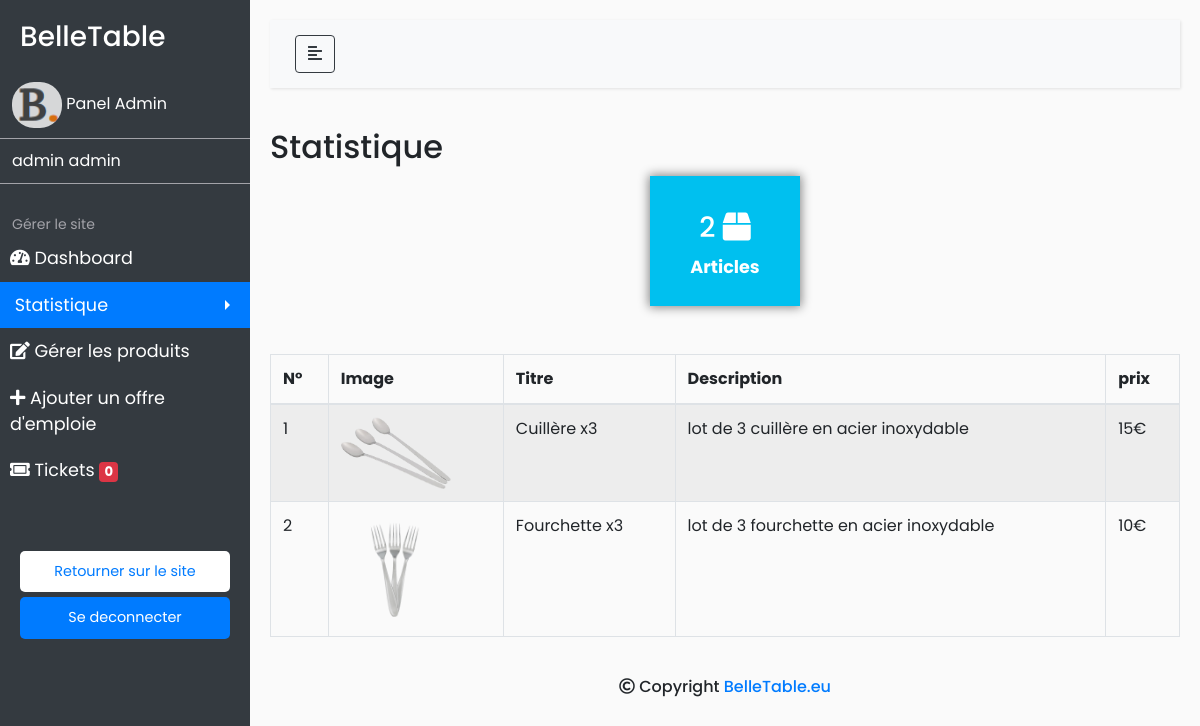
Page /admin/afficher-panier.php?id=3 (signed in) on the committed database.
### tables this page shows
CREATE TABLE IF NOT EXISTS `panier` (
  `id_panier` int(11) NOT NULL AUTO_INCREMENT,
  `idproduit` int(50) NOT NULL,
  `iduser` text NOT NULL,
  `quantite` int(11) NOT NULL,
  PRIMARY KEY (`id_panier`)
);

CREATE TABLE IF NOT EXISTS `produit` (
  `idproduit` int(50) NOT NULL AUTO_INCREMENT,
  `titre` text NOT NULL,
  `old_prix` int(11) DEFAULT NULL,
  `prix` float NOT NULL,
  `description` text,
  `image` text,
  UNIQUE KEY `idannonce` (`idproduit`)
);

### admin/afficher-panier.php (the view, shortened to what this page needs)
<?php if (isset($_GET['id']) && !empty($_GET['id']) && is_numeric($_GET['id'])):  ?>
  <!DOCTYPE html>
  <html>
  <head>
      <?php require_once("include/en-tete.php"); ?>
      <?php
        @$id = mysqli_escape_string($bdd, htmlspecialchars($_GET['id']));
        $req = mysqli_query($bdd, "SELECT id_panier, image, titre, description, prix FROM `panier`, produit, login WHERE panier.idproduit = produit.idproduit AND iduser = login.id AND iduser = '$id'");
      ?>
  </head>
  <body>
    <?php include("include/menu.php"); ?>
    <div id="content">
      <nav class="navbar navbar-expand-lg navbar-light bg-light">
        <div class="container-fluid">
          <button type="button" id="sidebarCollapse" class="btn btn-outline-dark">
            <i class="fas fa-align-left"></i>
          </button>
        </div>
      </nav>
      <section>
        <h2>Statistique</h2>
        <div align="center">
          <div class="info-box box1" style="width: 150px; height: 130px; ">
            <div class="text-box" style="padding-top: 35px;">
              <h3>
                <?php
                  echo mysqli_num_rows($req);
                ?>
                <i class="fas fa-box"></i>
              </h3>
              <p>Articles</p>
            </div>
          </div>
        </div>
        <br>
      </section>
      <main>
        <div class="table-responsive" >
          <table class="table table-hover table-striped table-bordered table-sm-responsive">
            <thead>
              <tr>
                <th>N°</th>
                <th>Image</th>
                <th>Titre</th>
                <th>Description</th>
                <th>prix</th>
              </tr>
            </thead>
            <tbody>
              <br>
              <?php $i = 0 ; ?>
              <?php while ($produit = mysqli_fetch_assoc($req)): ?>
                <tr> <?php $i++; ?>
                  <td><?php echo $i; ?></td>
                  <td><img width="110" src="../produits/<?php echo $produit['image']; ?>"></td>
                  <td><?php echo $produit['titre']; ?></td>
                  <td><?php echo $produit['description']; ?></td>
                  <td><?php echo $produit['prix']; ?>€</td>
                </tr>
              <?php endwhile; ?>
            </tbody>
          </table>
        </div>
      </main>
      <br>
      <?php include("include/footer.php"); ?>
    </div>
  </body>
  </html>
<?php else: ?>
  <?php header('location: liste-panier.php'); ?>
<?php endif; ?>

### admin/css/style.css (style rules this page uses)
body { font-family: 'Poppins', sans-serif; background: #fafafa; }
p { font-family: 'Poppins', sans-serif; font-size: 1.1em; font-weight: 300; line-height: 1.7em; color: #999; }
.navbar { padding: 15px 10px; background: #fff; border: none; border-radius: 0; margin-bottom: 40px; box-shadow: 1px 1px 3px rgba(0, 0, 0, 0.1); }
#content { width: 100%; padding: 20px; min-height: 100vh; transition: all 0.3s; }
.info-box { -webkit-box-shadow: 0px 0px 25px 10px rgba(0,0,0,0.49); box-shadow: 0px 0px 10px 1px rgba(0,0,0,0.49); }
.box1 { background-color: #00C0EF; }
.text-box { color: white; margin: 10px 0; padding-top: 20px; }
.text-box p { color: white; font-weight: bold; }

### rows in the picture
panier: idproduit.image (picture), idproduit.titre "Cuillère x3", idproduit.description "lot de 3 cuillère en acier inoxydable", idproduit.prix "15"
panier: idproduit.image (picture), idproduit.titre "Fourchette x3", idproduit.description "lot de 3 fourchette en acier inoxydable", idproduit.prix "10"

### other values in the picture
$_SESSION['nom'] "admin"
$_SESSION['prenom'] "admin"
mysqli_num_rows($req) "2"
